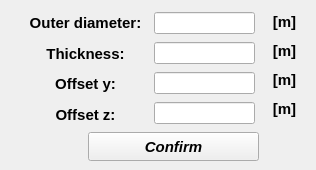
      <widget class="QWidget" name="tab_7">
       <attribute name="title">
        <string>Section</string>
       </attribute>
       <widget class="QWidget" name="verticalLayoutWidget_7">
        <property name="geometry">
         <rect>
          <x>154</x>
          <y>10</y>
          <width>101</width>
          <height>116</height>
         </rect>
        </property>
        <layout class="QVBoxLayout" name="verticalLayout_7">
         <item>
          <widget class="QLineEdit" name="lineEdit_outerDiameter">
           <property name="styleSheet">
            <string notr="true">color: rgb(255, 0, 0);</string>
           </property>
           <property name="text">
            <string/>
           </property>
           <property name="alignment">
            <set>Qt::AlignCenter</set>
           </property>
          </widget>
         </item>
         <item>
          <widget class="QLineEdit" name="lineEdit_thickness">
           <property name="focusPolicy">
            <enum>Qt::StrongFocus</enum>
           </property>
           <property name="styleSheet">
            <string notr="true">color: rgb(255, 0, 0);</string>
           </property>
           <property name="alignment">
            <set>Qt::AlignCenter</set>
           </property>
          </widget>
         </item>
         <item>
          <widget class="QLineEdit" name="lineEdit_offset_y">
           <property name="focusPolicy">
            <enum>Qt::StrongFocus</enum>
           </property>
           <property name="styleSheet">
            <string notr="true">color: rgb(255, 0, 0);</string>
           </property>
           <property name="alignment">
            <set>Qt::AlignCenter</set>
           </property>
          </widget>
         </item>
         <item>
          <widget class="QLineEdit" name="lineEdit_offset_z">
           <property name="focusPolicy">
            <enum>Qt::StrongFocus</enum>
           </property>
           <property name="styleSheet">
            <string notr="true">color: rgb(255, 0, 0);</string>
           </property>
           <property name="alignment">
            <set>Qt::AlignCenter</set>
           </property>
          </widget>
         </item>
        </layout>
       </widget>
       <widget class="QWidget" name="verticalLayoutWidget_12">
        <property name="geometry">
         <rect>
          <x>24</x>
          <y>10</y>
          <width>123</width>
          <height>117</height>
         </rect>
        </property>
        <layout class="QVBoxLayout" name="verticalLayout_12">
         <item>
          <widget class="QLabel" name="label_20">
           <property name="font">
            <font>
             <family>Arial</family>
             <pointsize>11</pointsize>
             <weight>75</weight>
             <italic>false</italic>
             <bold>true</bold>
            </font>
           </property>
           <property name="text">
            <string>Outer diameter:</string>
           </property>
           <property name="alignment">
            <set>Qt::AlignCenter</set>
           </property>
          </widget>
         </item>
         <item>
          <widget class="QLabel" name="label_21">
           <property name="font">
            <font>
             <family>Arial</family>
             <pointsize>11</pointsize>
             <weight>75</weight>
             <italic>false</italic>
             <bold>true</bold>
            </font>
           </property>
           <property name="text">
            <string>Thickness:</string>
           </property>
           <property name="alignment">
            <set>Qt::AlignCenter</set>
           </property>
          </widget>
         </item>
         <item>
          <widget class="QLabel" name="label_22">
           <property name="font">
            <font>
             <family>Arial</family>
             <pointsize>11</pointsize>
             <weight>75</weight>
             <italic>false</italic>
             <bold>true</bold>
            </font>
           </property>
           <property name="text">
            <string>Offset y:</string>
           </property>
           <property name="alignment">
            <set>Qt::AlignCenter</set>
           </property>
          </widget>
         </item>
         <item>
          <widget class="QLabel" name="label_23">
           <property name="font">
            <font>
             <family>Arial</family>
             <pointsize>11</pointsize>
             <weight>75</weight>
             <italic>false</italic>
             <bold>true</bold>
            </font>
           </property>
           <property name="text">
            <string>Offset z:</string>
           </property>
           <property name="alignment">
            <set>Qt::AlignCenter</set>
           </property>
          </widget>
         </item>
        </layout>
       </widget>
       <widget class="QWidget" name="verticalLayoutWidget_8">
        <property name="geometry">
         <rect>
          <x>262</x>
          <y>10</y>
          <width>45</width>
          <height>113</height>
         </rect>
        </property>
        <layout class="QVBoxLayout" name="verticalLayout_8">
         <property name="spacing">
          <number>6</number>
         </property>
         <property name="bottomMargin">
          <number>3</number>
         </property>
         <item>
          <widget class="QLabel" name="label_13">
           <property name="minimumSize">
            <size>
             <width>0</width>
             <height>18</height>
            </size>
           </property>
           <property name="font">
            <font>
             <family>Arial</family>
             <pointsize>11</pointsize>
             <weight>75</weight>
             <italic>false</italic>
             <bold>true</bold>
            </font>
           </property>
           <property name="text">
            <string>[m]</string>
           </property>
           <property name="alignment">
            <set>Qt::AlignCenter</set>
           </property>
          </widget>
         </item>
         <item>
          <widget class="QLabel" name="label_14">
           <property name="font">
            <font>
             <family>Arial</family>
             <pointsize>11</pointsize>
             <weight>75</weight>
             <italic>false</italic>
             <bold>true</bold>
            </font>
           </property>
           <property name="text">
            <string>[m]</string>
           </property>
           <property name="alignment">
            <set>Qt::AlignCenter</set>
           </property>
          </widget>
         </item>
         <item>
          <widget class="QLabel" name="label_15">
           <property name="font">
            <font>
             <family>Arial</family>
             <pointsize>11</pointsize>
             <weight>75</weight>
             <italic>false</italic>
             <bold>true</bold>
            </font>
           </property>
           <property name="text">
            <string>[m]</string>
           </property>
           <property name="alignment">
            <set>Qt::AlignCenter</set>
           </property>
          </widget>
         </item>
         <item>
          <widget class="QLabel" name="label_16">
           <property name="font">
            <font>
             <family>Arial</family>
             <pointsize>11</pointsize>
             <weight>75</weight>
             <italic>false</italic>
             <bold>true</bold>
            </font>
           </property>
           <property name="text">
            <string>[m]</string>
           </property>
           <property name="alignment">
            <set>Qt::AlignCenter</set>
           </property>
          </widget>
         </item>
        </layout>
       </widget>
       <widget class="QPushButton" name="pushButton_confirm_pipe">
        <property name="geometry">
         <rect>
          <x>88</x>
          <y>132</y>
          <width>171</width>
          <height>29</height>
         </rect>
        </property>
        <property name="font">
         <font>
          <family>Arial</family>
          <pointsize>11</pointsize>
          <weight>75</weight>
          <italic>true</italic>
          <bold>true</bold>
         </font>
        </property>
        <property name="text">
         <string>Confirm</string>
        </property>
       </widget>
      </widget>
